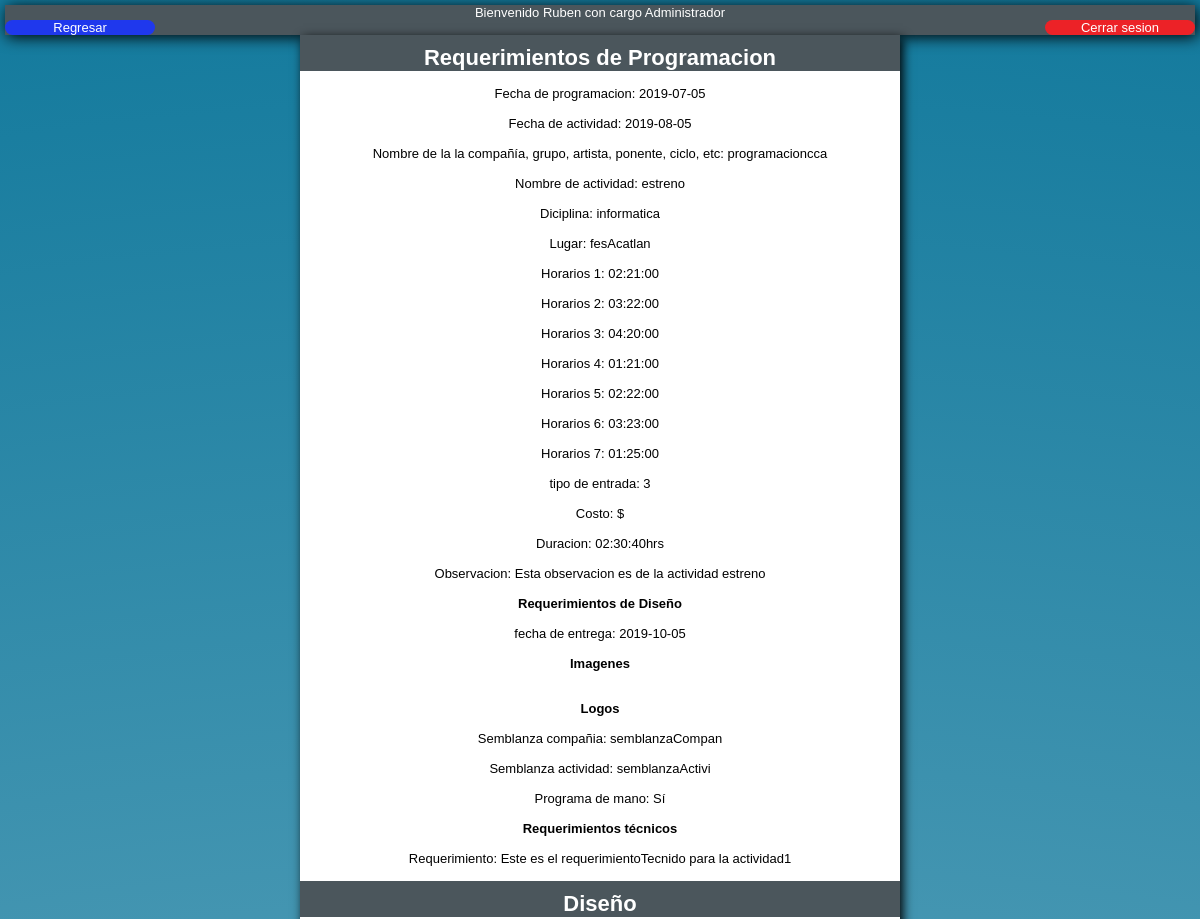
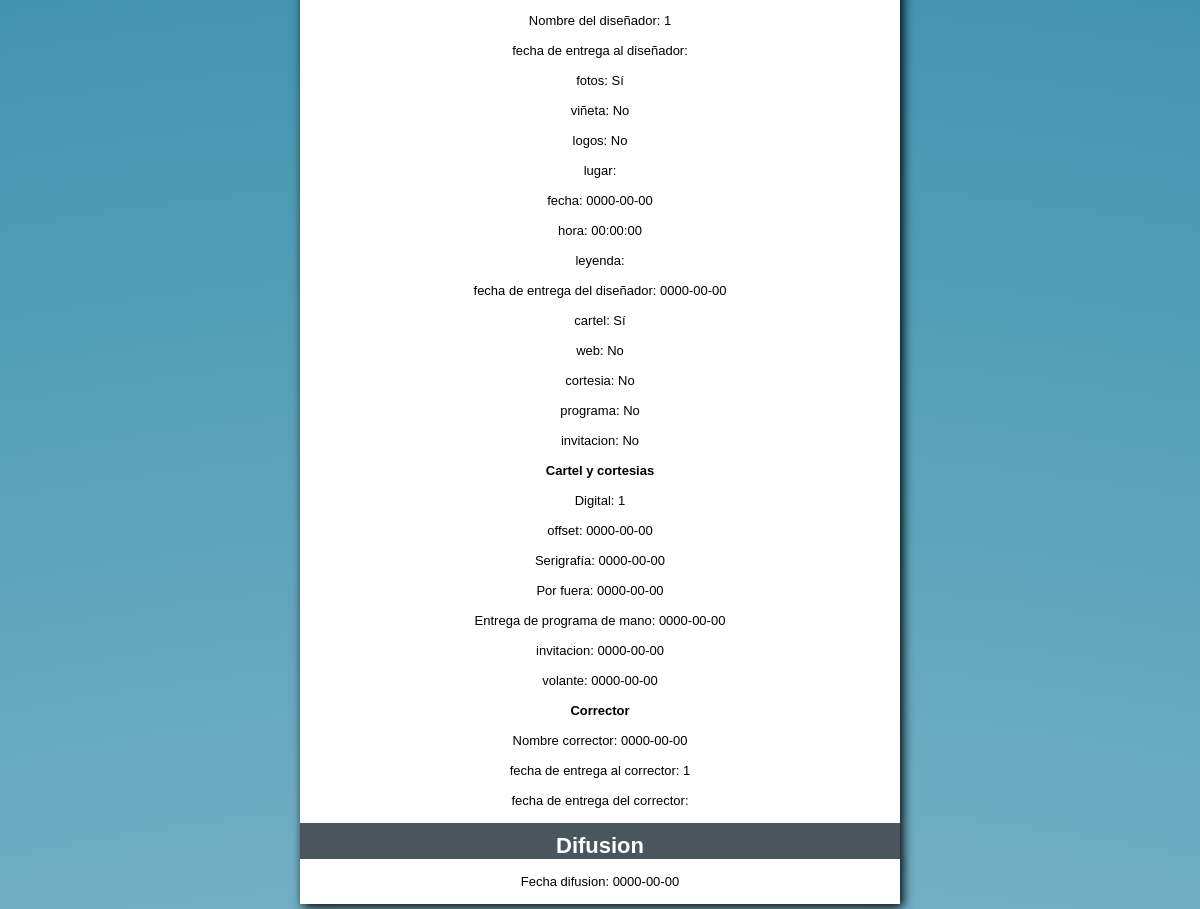
The page /vistas/activity.php?id=1 (signed in) on the database its author committed (2 pictures, top to bottom).
### tables this page shows
CREATE TABLE `Usuarios`
(
  `idUsuario` int(11) DEFAULT NULL AUTO_INCREMENT,
  `nombre` varchar(15) DEFAULT NULL,
  `username` varchar(15) DEFAULT NULL,
  `password` varchar(15) DEFAULT NULL,
  `idTipoUsuario` int(11) DEFAULT NULL,
   PRIMARY KEY (idUsuario),
   FOREIGN KEY (idTipoUsuario) REFERENCES TipoUsuarios(idTipoUsuario) ON DELETE CASCADE
);

CREATE TABLE `TipoUsuarios`
(
  `idTipoUsuario` int(11) DEFAULT NULL AUTO_INCREMENT,
  `nombreCargo` varchar(15) DEFAULT NULL,
  PRIMARY KEY (idTipoUsuario)
);

CREATE TABLE `Actividad`
(
  `idActividad` int(11) DEFAULT NULL AUTO_INCREMENT,
  `idProgramacion` int(11) DEFAULT NULL,
  `idDifusion` int(11) DEFAULT NULL,
  `idDiseno` int(11) DEFAULT NULL,
  PRIMARY KEY (idActividad),
  FOREIGN KEY (idProgramacion) REFERENCES Programacion(idProgramacion) ON DELETE CASCADE,
  FOREIGN KEY (idDifusion) REFERENCES Difusion(idDifusion) ON DELETE CASCADE,
  FOREIGN KEY (idDiseno) REFERENCES Diseno(idDiseno) ON DELETE CASCADE
);

CREATE TABLE `requerimientoActividad`
(
  `idRequerimientoActividad` int(11) DEFAULT NULL AUTO_INCREMENT,
  `fechaProgramacion` date DEFAULT NULL,
  `fechaEvento` date DEFAULT NULL,
  `nombreCompania` varchar(15) DEFAULT NULL,
  `nombreActividad` varchar(15) DEFAULT NULL,
  `disciplina` varchar(15) DEFAULT NULL,
  `lugar` varchar(15) DEFAULT NULL,
  `tipoEntrada` int(11) DEFAULT NULL,
  `costo` int(11) DEFAULT NULL,
  `duracion` time DEFAULT NULL,
  `observacion` varchar(500) DEFAULT NULL,
  PRIMARY KEY (idRequerimientoActividad)
);

CREATE TABLE `requerimientoDiseno`
(
  `idRequerimientoDiseno` int(11) DEFAULT NULL AUTO_INCREMENT,
  `fechaEntrega` date DEFAULT NULL,
  `semblanzaCompania` varchar(15) DEFAULT NULL,
  `semblanzaActividad` varchar(15) DEFAULT NULL,
  `programaMano` varchar(15) DEFAULT NULL,
  PRIMARY KEY (idRequerimientoDiseno)
);

CREATE TABLE `requerimientoTecnico`
(
  `idRequerimientoTecnico` int(11) DEFAULT NULL AUTO_INCREMENT,
  `requerimiento` varchar(100) DEFAULT NULL,
  `direccionPdf` varchar(100) DEFAULT NULL,
  PRIMARY KEY (idRequerimientoTecnico)
);

create TABLE `fase2`
(
  `idFase2` int(11) DEFAULT NULL AUTO_INCREMENT,
  `nombreDisenador` varchar(15) DEFAULT NULL,
  `fechaEntra` date DEFAULT NULL,
  `fotos` int(2) DEFAULT NULL,
  `vineta` int(2) DEFAULT NULL,
  `logos` int(2) DEFAULT NULL,
  `lugar` varchar(15) DEFAULT NULL,
  `fecha` date DEFAULT NULL,
  `hora` time DEFAULT NULL,
  `leyenda` varchar(15) DEFAULT NULL,
  `fechaSalida` date DEFAULT NULL,
  `cartel` int(2) DEFAULT NULL,
  `web` int(2) DEFAULT NULL,
  `cortesias` int(2) DEFAULT NULL,
  `programa` int(2) DEFAULT NULL,
  `invitacion` int(2) DEFAULT NULL,
  PRIMARY KEY (idfase2)
);

create TABLE `CartelyCortesias`
(
  `idCartelyCortesias` int(11) DEFAULT NULL AUTO_INCREMENT,
  `digital` date DEFAULT NULL,
  `offset` date DEFAULT NULL,
  `serigrafia` date DEFAULT NULL,
  `fuera` date DEFAULT NULL,
  `entregaPrograma` date DEFAULT NULL,
  `invitacion` date DEFAULT NULL,
  `volante` date DEFAULT NULL,
  PRIMARY KEY(idCartelyCortesias)
);

create TABLE `Corrector`
(
  `idCorrector` int(11) DEFAULT NULL AUTO_INCREMENT,
  `fechaEntra` date DEFAULT NULL,
  `nombreCorrector` varchar(25) DEFAULT NULL,
  `fechaSale` date DEFAULT NULL,
  PRIMARY KEY(idCorrector)
);

create TABLE `Difusion`
(
  `idDifusion` int(11) DEFAULT NULL AUTO_INCREMENT,
  `fechaDifusion` date DEFAULT NULL,
  PRIMARY KEY(idDifusion)
);

### includes/user.php (called while the page is built, shortened)
<?php
include 'db.php';
class User extends DB
{
	private $nombre;
	private $cargo;
	public function setUser($user)
	{
		$query = $this->connect()->prepare('SELECT u.nombre,u.username,t.nombreCargo
											FROM usuarios u, tipousuarios t
											WHERE u.idTipoUsuario = t.idTipoUsuario
											AND username = :user');
		$query->execute(['user' => $user]);
		foreach($query as $currentUser)
		{
			$this->nombre = $currentUser['nombre'];
			$this->cargo = $currentUser['nombreCargo'];
		}
	}
	public function getNombre()
	{
		return $this->nombre;
	}
	public function getCargo()
	{
		return $this->cargo;
	}
}
?>

### includes/db.php (called while the page is built)
<?php
class DB
{
	private $host;
	private $db;
	private $user;
	private $password;
	private $charset;
	public function __construct()
	{
		$this->host = 'localhost';
		$this->db = 'prueba';
		$this->user = 'root';
		$this->password = 'QQWWEERR1';
		$this->charset = 'utf8mb4';
	}
	public function connect()
	{
		try
		{
			$connection = "mysql:host=" . $this->host . ";dbname=" . $this->db . ";charset=" . $this->charset;
			$options = [PDO::ATTR_ERRMODE => PDO::ERRMODE_EXCEPTION,
						PDO::ATTR_EMULATE_PREPARES => false,];
			$pdo = new PDO($connection,$this->user,$this->password,$options);
			return $pdo;
		}
		catch(PDOException $e)
		{
			print_r("Error connection: " . $e->getMessage());
		}
	}
}
?>

### vistas/activity.php (the view, shortened to what this page needs)
<?php
    include_once '../includes/user.php';
    include_once '../includes/db.php';
    $userSession = new UserSession();
    $user = new User();
    if(isset($_SESSION['user']))
    {
        $user->setUser($userSession->getCurrentUser());
    }
    else
    {
        header("location: ../index.php");
    }
?>
<!DOCTYPE html>
<html>
    <head>
        <link rel="stylesheet" href="../styles/activityStylo.css">
    </head>
    <body>
        <header>
            <?php echo "<p>Bienvenido ".$user->getNombre()." con cargo ".$user->getCargo()."</p>"?>
            <a id = "botonRegresar" href="calendar.php">Regresar</a>
            <a id = "botonSalir" href="../includes/logout.php">Cerrar sesion</a>
        </header>
        <form>
        <div id="inicioSesion">
        <?php
            $db = new DB();
            if(isset($_GET['id']))
            {
                $id = $_GET['id'];
                $query = $db->connect()->prepare("SELECT *
                                                  FROM actividad a, programacion b, diseno c, difusion d,
                                                  requerimientoActividad e, requerimientodiseno f,
                                                  requerimientotecnico g, requerimientopago h,
                                                  fase2 i, cartelycortesias j,
                                                  corrector k
                                                  WHERE a.idProgramacion = b.idProgramacion
                                                  AND a.idDiseno = c.iddiseno
                                                  AND a.idDifusion = d.idDifusion
                                                  AND b.idRequerimientoActividad = e.idRequerimientoActividad
                                                  AND b.idRequerimientoDiseno = f.idRequerimientoDiseno
                                                  AND b.idRequerimientoTecnico = g.idRequerimientoTecnico
                                                  AND b.idRequerimientoPago = h.idRequerimientoPago
                                                  and c.idfase2 = i.idfase2
                                                  and c.idcartelycortesias = j.idcartelycortesias
                                                  AND c.idcorrector = k.idcorrector
                                                  AND a.idActividad = $id;
                                                  ");
                $query->execute();
                $query->setFetchMode(PDO::FETCH_NUM);
                $result = $query->fetchAll();
                if($query->rowCount())
                {
                    echo "<h1 id='cabecera'>Requerimientos de Programacion</h1><br>";
                    echo "<p>Fecha de programacion: ".$result[0][16]."</p><br>";
                    echo "<p>Fecha de actividad: ".$result[0][17]."</p><br>";
                    echo "<p>Nombre de la la compañía, grupo, artista, ponente, ciclo, etc: ".$result[0][18]."</p><br>";
                    echo "<p>Nombre de actividad: ".$result[0][19]."</p><br>";
                    echo "<p>Diciplina: ".$result[0][20]."</p><br>";
                    echo "<p>Lugar: ".$result[0][21]."</p><br>";
                    $query1 = $db->connect()->prepare("SELECT h.horario
                                                       FROM Actividad a, Programacion p, requerimientoActividad r, horario h
                                                       WHERE a.idProgramacion = p.idProgramacion
                                                       AND p.idRequerimientoActividad = r.idRequerimientoActividad
                                                       AND r.idRequerimientoActividad = h.idRequerimientoActividad
                                                       AND a.idActividad = $id;");
                    $query1->execute();
                    $query1->setFetchMode(PDO::FETCH_NUM);
                    $result1 = $query1->fetchAll();
                    for($i = 0 ; $i < count($result1) ; $i++)
                        echo "<p>Horarios ".($i+1).": ".$result1[$i][0]."</p><br>";
                    echo "<p>tipo de entrada: ".$result[0][22]."</p><br>";
                    echo "<p>Costo: $".$result[0][23]."</p><br>";
                    echo "<p>Duracion: ".$result[0][24]."hrs</p><br>";
                    echo "<p>Observacion: ".$result[0][25]."</p><br>";
                    echo "<h3>Requerimientos de Diseño</h3><br>";
                    echo "<p>fecha de entrega: ".$result[0][27]."</p><br>";
                    echo "<h2>Imagenes</h2><br>";
                    echo "<br><h2>Logos</h2><br>";
                    echo "<p>Semblanza compañia: ".$result[0][28]."</p><br>";
                    echo "<p>Semblanza actividad: ".$result[0][29]."</p><br>";
                    echo "<p>Programa de mano: ";
                    if($result[0][30] == 0)
                    echo "No";
                    else echo"Sí";
                    echo "</p><br>";
                    echo "<h3>Requerimientos técnicos</h3><br>";
                    echo "<p>Requerimiento: ".$result[0][32]."</p><br>";
                    echo "<h1 id='cabecera'>Diseño</h1><br>";
                    echo "<p>Nombre del diseñador: ".$result[0][38]."</p><br>";
                    echo "<p>fecha de entrega al diseñador: ".$result[0][39]."</p><br>";
                    echo "<p>fotos: ";
                    if($result[0][40] == 0)echo "No";
                    else echo "Sí";
                    echo "</p><br>";
                    echo "<p>viñeta: ";
                    if($result[0][41] == 0)echo "No";
                    else echo "Sí";
                    echo "</p><br>";
                    echo "<p>logos: ";
                    if($result[0][42] == 0)echo "No";
                    else echo "Sí";
                    echo "</p><br>";
                    echo "<p>lugar: ".$result[0][44]."</p><br>";
                    echo "<p>fecha: ".$result[0][45]."</p><br>";
                    echo "<p>hora: ".$result[0][46]."</p><br>";
                    echo "<p>leyenda: ".$result[0][47]."</p><br>";
                    echo "<p>fecha de entrega del diseñador: ".$result[0][48]."</p><br>";
                    echo "<p>cartel: ";
                    if($result[0][48] == 0)echo "No";
                    else echo "Sí";
                    echo "</p><br>";
                    echo "<p>web: ";
                    if($result[0][49] == 0)echo "No";
                    else echo "Sí";
                    echo "</p><br>";
                    echo "<p>cortesia: ";
                    if($result[0][50] == 0)echo "No";
                    else echo "Sí";
                    echo "</p><br>";
                    echo "<p>programa: ";
                    if($result[0][51] == 0)echo "No";
                    else echo "Sí";
                    echo "</p><br>";
                    echo "<p>invitacion: ";
                    if($result[0][52] == 0)echo "No";
                    else echo "Sí";
                    echo "</p><br>";
                    echo "<h3>Cartel y cortesias</h3><br>";
                    echo "<p>Digital: ".$result[0][54]."</p><br>";
                    echo "<p>offset: ".$result[0][55]."</p><br>";
                    echo "<p>Serigrafía: ".$result[0][56]."</p><br>";
                    echo "<p>Por fuera: ".$result[0][57]."</p><br>";
                    echo "<p>Entrega de programa de mano: ".$result[0][58]."</p><br>";
                    echo "<p>invitacion: ".$result[0][59]."</p><br>";
                    echo "<p>volante: ".$result[0][60]."</p><br>";
                    echo "<h3>Corrector</h3><br>";
                    echo "<p>Nombre corrector: ".$result[0][63]."</p><br>";
                    echo "<p>fecha de entrega al corrector: ".$result[0][62]."</p><br>";
                    echo "<p>fecha de entrega del corrector: ".$result[0][64]."</p><br>";
                    echo "<h1 id='cabecera'>Difusion</h1><br>";
                    echo "<p>Fecha difusion: ".$result[0][14]."</p><br>";
                }
                else
                {
                    echo "Hubo un error al cargar la actividad";
                }
            }
            else
            {
                header("location: ../vistas/calendar.php");
            }
            ?>
        </div>
        </form>
    </body>
</html>

### styles/activityStylo.css (style rules this page uses)
* { padding: 0px; margin: 0px; font-family: Verdana, Geneva, Tahoma, sans-serif; font-size: 13px; }
body { display:flexbox; flex-direction: column; background-image: radial-gradient(circle,rgb(255,255,255),rgb(19,122,157)); background-repeat: no-repeat; background-size: 100% 500%; text-align: center; margin: 5px; }
header { background-color: rgb(75,86,92); height: 30px; color: white; font-size: 20px; display: grid; grid-template-columns: 150px 1fr 150px; box-shadow: 2px 2px 15px black; }
header p { grid-column: 2/3; }
#botonRegresar { grid-column: 1/2; background-color: rgb(31,56,237); color: white; text-align: center; width: 150px; text-decoration: none; border-radius: 8px; }
#botonSalir { grid-column: 3/4; background-color: rgb(236,34,39); color: white; text-align: center; width: 150px; text-decoration: none; border-radius: 8px; }
#cabecera { background-color: rgb(75,86,92); color: white; height: 20%; width: 100%; padding-top: 10px; font-size: 22px; }
#inicioSesion { margin: auto; grid-area: b; background-color: white; width: 600px; height: 100%; box-shadow: 3px 3px 10px; }

### rows shown on the page
usuarios: nombre "Ruben", idTipoUsuario.nombreCargo "Administrador"
actividad: requerimientoactividad.fechaProgramacion "2019-07-05", requerimientoactividad.fechaEvento "2019-08-05", requerimientoactividad.nombreCompania "programacioncca", requerimientoactividad.nombreActividad "estreno", requerimientoactividad.disciplina "informatica", requerimientoactividad.lugar "fesAcatlan", requerimientoactividad.tipoEntrada "3", requerimientoactividad.duracion "02:30:40", requerimientoactividad.observacion "Esta observacion es de la actividad estreno", requerimientodiseno.fechaEntrega "2019-10-05", requerimientodiseno.semblanzaCompania "semblanzaCompan", requerimientodiseno.semblanzaActividad "semblanzaActivi", requerimientotecnico.requerimiento "Este es el requerimientoTecnido para la actividad1", fase2.idFase2 "1", fase2.fecha "0000-00-00", fase2.hora "00:00:00", fase2.fechaSalida "0000-00-00", cartelycortesias.idCartelyCortesias "1", cartelycortesias.digital "0000-00-00", cartelycortesias.offset "0000-00-00", cartelycortesias.serigrafia "0000-00-00", cartelycortesias.fuera "0000-00-00", cartelycortesias.entregaPrograma "0000-00-00", cartelycortesias.invitacion "0000-00-00", corrector.fechaEntra "0000-00-00", corrector.idCorrector "1", idDifusion.fechaDifusion "0000-00-00"

### other values the page prints
$result1[$i][0] "02:21:00"
$result1[$i][0] "03:22:00"
$result1[$i][0] "04:20:00"
$result1[$i][0] "01:21:00"
$result1[$i][0] "02:22:00"
$result1[$i][0] "03:23:00"
$result1[$i][0] "01:25:00"
